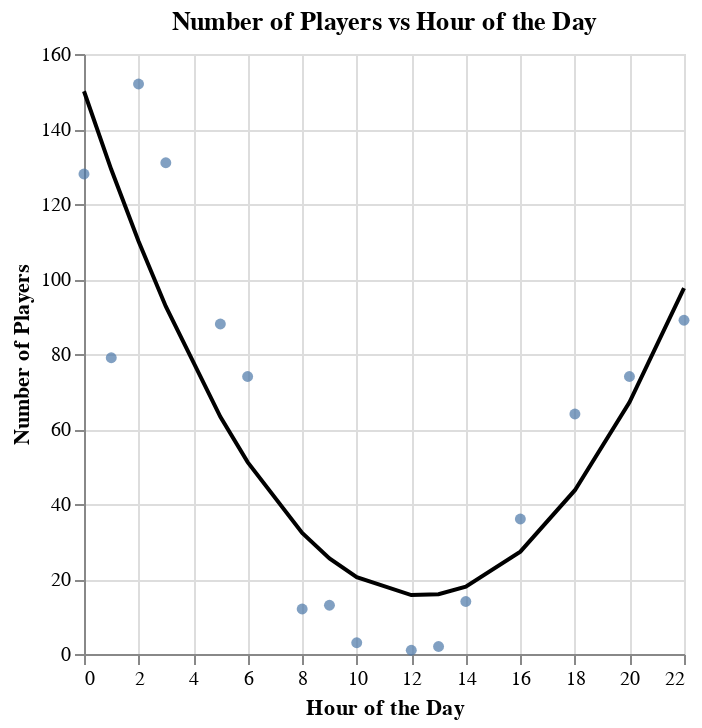

Notebook cell for this chart:
### Markdown cell above
Then, we will use our fitted pipeline to predict values. We will use the `predict` function to create predictions for the training data and the `assign` function to create a new column in the dataframe with those values. Next, we will create a vizualization of the model predictions by overlaying a line of the predictions over the training data.

### Code cell
# Creating predictions
hour_preds = hour_train.assign(
    predictions = hour_fit.predict(X_train_hour)
)

# Plotting the data
hour_base_plot = alt.Chart(hour_preds).mark_circle().encode(
    x=alt.X('start_hour').title('Hour of the Day'),
    y=alt.Y('count').title('Number of Players'),
)

# Plotting the predictions
hour_pred_line = (
    alt.Chart(hour_preds)
    .mark_line(color='black')
    .encode(
        x='start_hour',
        y='predictions'
    )
)

# Visualizing the data and predictions together
hour_plot = alt.layer(hour_base_plot, hour_pred_line).properties(
    title='Number of Players vs Hour of the Day'
)

# Create a figure title and display the plot
display(hour_plot)
display(Markdown("**Figure 6.0:** Predicted number of players (black line) for the linear regression model on training data."))

### Figure 1 — Vega specification as saved in the notebook (floating-point values rounded to 4 significant figures)
{"$schema": "https://vega.github.io/schema/vega/v5.json", "data": [{"name": "source_0", "values": [{"count": 89, "predictions": 97.58, "start_hour": 22}, {"count": 64, "predictions": 43.68, "start_hour": 18}, {"count": 131, "predictions": 92.69, "start_hour": 3}, {"count": 14, "predictions": 17.98, "start_hour": 14}, {"count": 13, "predictions": 25.51, "start_hour": 9}, {"count": 74, "predictions": 67.11, "start_hour": 20}, {"count": 74, "predictions": 51.17, "start_hour": 6}, {"count": 2, "predictions": 15.96, "start_hour": 13}, {"count": 1, "predictions": 15.7, "start_hour": 12}, {"count": 36, "predictions": 27.31, "start_hour": 16}, {"count": 88, "predictions": 63.24, "start_hour": 5}, {"count": 12, "predictions": 32.3, "start_hour": 8}, {"count": 3, "predictions": 20.48, "start_hour": 10}, {"count": 128, "predictions": 150.1, "start_hour": 0}, {"count": 79, "predictions": 129.2, "start_hour": 1}, {"count": 152, "predictions": 110.1, "start_hour": 2}]}, {"name": "data_0", "values": [{"count": 89, "start_hour": 22}, {"count": 64, "start_hour": 18}, {"count": 131, "start_hour": 3}, {"count": 14, "start_hour": 14}, {"count": 13, "start_hour": 9}, {"count": 74, "start_hour": 20}, {"count": 74, "start_hour": 6}, {"count": 2, "start_hour": 13}, {"count": 1, "start_hour": 12}, {"count": 36, "start_hour": 16}, {"count": 88, "start_hour": 5}, {"count": 12, "start_hour": 8}, {"count": 3, "start_hour": 10}, {"count": 128, "start_hour": 0}, {"count": 79, "start_hour": 1}, {"count": 152, "start_hour": 2}]}], "marks": [{"type": "symbol", "name": "layer_0_marks", "from": {"data": "data_0"}, "encode": {"update": {"y": {"field": "count", "scale": "y"}, "x": {"field": "start_hour", "scale": "x"}, "fill": {"value": "#4c78a8"}, "opacity": {"value": 0.7}, "shape": {"value": "circle"}}}, "style": ["circle"]}, {"type": "line", "name": "layer_1_marks", "from": {"data": "source_0"}, "sort": {"field": "x"}, "encode": {"update": {"stroke": {"value": "black"}, "x": {"field": "start_hour", "scale": "x"}, "y": {"field": "predictions", "scale": "y"}, "defined": {"signal": "isValid(datum[\"start_hour\"]) && isFinite(+datum[\"start_hour\"]) && isValid(datum[\"predictions\"]) && isFinite(+datum[\"predictions\"])"}}}, "style": ["line"]}], "scales": [{"name": "x", "type": "linear", "domain": {"fields": [{"data": "data_0", "field": "start_hour"}, {"data": "source_0", "field": "start_hour"}]}, "range": [0, {"signal": "width"}], "nice": true, "zero": true}, {"name": "y", "type": "linear", "domain": {"fields": [{"data": "data_0", "field": "count"}, {"data": "source_0", "field": "predictions"}]}, "range": [{"signal": "height"}, 0], "nice": true, "zero": true}], "axes": [{"scale": "x", "zindex": 0, "gridScale": "y", "labels": false, "domain": false, "tickCount": {"signal": "ceil(width/40)"}, "minExtent": 0, "grid": true, "maxExtent": 0, "aria": false, "orient": "bottom", "ticks": false}, {"scale": "y", "orient": "left", "domain": false, "aria": false, "grid": true, "tickCount": {"signal": "ceil(height/40)"}, "labels": false, "gridScale": "x", "maxExtent": 0, "minExtent": 0, "ticks": false, "zindex": 0}, {"scale": "x", "zindex": 0, "labelFlush": true, "grid": false, "labelOverlap": true, "title": "Hour of the Day", "tickCount": {"signal": "ceil(width/40)"}, "orient": "bottom"}, {"scale": "y", "grid": false, "labelOverlap": true, "tickCount": {"signal": "ceil(height/40)"}, "orient": "left", "zindex": 0, "title": "Number of Players"}], "title": {"text": "Number of Players vs Hour of the Day", "frame": "group"}, "style": "cell", "padding": 5, "height": 300, "background": "white", "width": 300}
